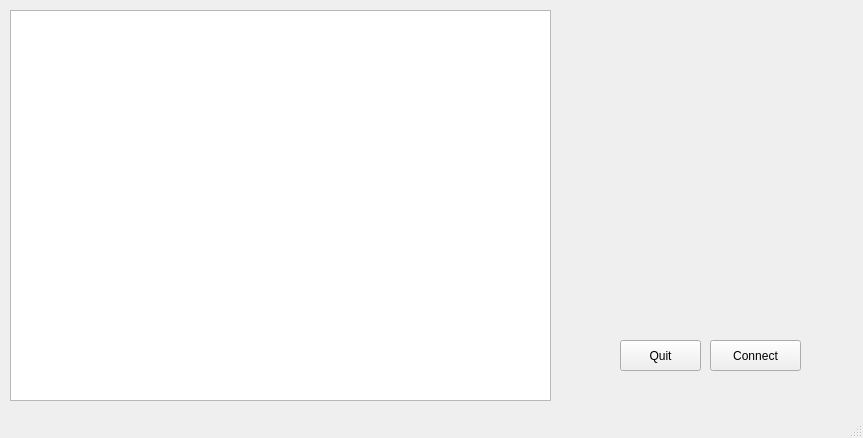
<?xml version="1.0" encoding="UTF-8"?>
<ui version="4.0">
 <class>MainWindow</class>
 <widget class="QMainWindow" name="MainWindow">
  <property name="geometry">
   <rect>
    <x>0</x>
    <y>0</y>
    <width>863</width>
    <height>438</height>
   </rect>
  </property>
  <property name="windowTitle">
   <string>MainWindow</string>
  </property>
  <widget class="QWidget" name="centralwidget">
   <widget class="QPushButton" name="btn_quit">
    <property name="geometry">
     <rect>
      <x>620</x>
      <y>340</y>
      <width>81</width>
      <height>31</height>
     </rect>
    </property>
    <property name="text">
     <string>Quit</string>
    </property>
   </widget>
   <widget class="PlotWidget" name="graphicsView">
    <property name="geometry">
     <rect>
      <x>10</x>
      <y>10</y>
      <width>541</width>
      <height>391</height>
     </rect>
    </property>
   </widget>
   <widget class="QPushButton" name="btn_connect">
    <property name="geometry">
     <rect>
      <x>710</x>
      <y>340</y>
      <width>91</width>
      <height>31</height>
     </rect>
    </property>
    <property name="text">
     <string>Connect</string>
    </property>
   </widget>
  </widget>
  <widget class="QMenuBar" name="menubar">
   <property name="geometry">
    <rect>
     <x>0</x>
     <y>0</y>
     <width>863</width>
     <height>21</height>
    </rect>
   </property>
  </widget>
  <widget class="QStatusBar" name="statusbar"/>
 </widget>
 <customwidgets>
  <customwidget>
   <class>PlotWidget</class>
   <extends>QGraphicsView</extends>
   <header>pyqtgraph</header>
  </customwidget>
 </customwidgets>
 <resources/>
 <connections/>
</ui>
